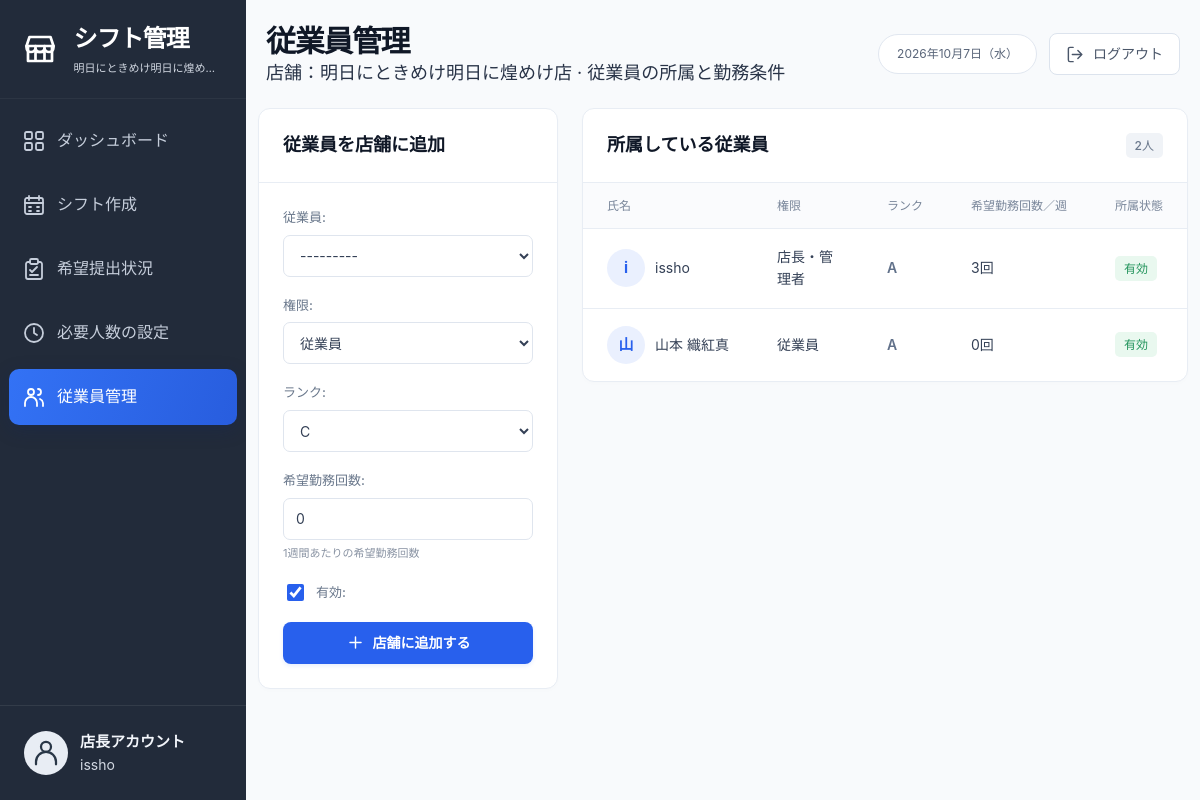
/manager/staff/ (signed in), run on the app's committed database.
### accounts/models.py (models this page shows, shortened)
class Store(models.Model):
    company = models.ForeignKey(
        Company,
        on_delete=models.CASCADE,
        related_name="stores",
    )
    name = models.CharField(max_length=100)
    created_at = models.DateTimeField(auto_now_add=True)

class User(AbstractUser):
    ROLE_CHOICES = [
        ("admin", "Admin"),
        ("staff", "Staff"),
    ]
    RANK_CHOICES = [
        ("A", "A"),
        ("B", "B"),
        ("C", "C"),
    ]
    last_name = models.CharField(
        "苗字",
        max_length=150,
        blank=True,
    )
    first_name = models.CharField(
        "名前",
        max_length=150,
        blank=True,
    )
    role = models.CharField(
        max_length=10,
        choices=ROLE_CHOICES,
        default="staff",
    )
    rank = models.CharField(
        max_length=1,
        choices=RANK_CHOICES,
        default="C",
    )
    desired_shifts_per_week = models.PositiveIntegerField(default=0)
    @property
    def full_name_japanese(self):
        full_name = f"{self.last_name} {self.first_name}".strip()
        return full_name or self.username

class StoreMembership(models.Model):
    ROLE_CHOICES = [
        ("manager", "Manager"),
        ("staff", "Staff"),
    ]
    RANK_CHOICES = [
        ("A", "A"),
        ("B", "B"),
        ("C", "C"),
    ]
    user = models.ForeignKey(
        User,
        on_delete=models.CASCADE,
        related_name="store_memberships",
    )
    store = models.ForeignKey(
        Store,
        on_delete=models.CASCADE,
        related_name="memberships",
    )
    role = models.CharField(
        max_length=20,
        choices=ROLE_CHOICES,
        default="staff",
    )
    rank = models.CharField(
        max_length=1,
        choices=RANK_CHOICES,
        default="C",
    )
    desired_shifts_per_week = models.PositiveIntegerField(default=0)
    is_active = models.BooleanField(default=True)
    created_at = models.DateTimeField(auto_now_add=True)
    class Meta:
        unique_together = ("user", "store")

### manager/views.py (the view)
# urls.py: path("staff/", manager_views.staff_list, name="manager_staff_list"),
@login_required
def staff_list(request):
    manager_membership = StoreMembership.objects.filter(
        user=request.user,
        role="manager",
        is_active=True,
    ).select_related("store").first()
    if manager_membership is None:
        messages.error(request, "管理できる店舗がありません。")
        return redirect("manager_dashboard")
    store = manager_membership.store
    if request.method == "POST":
        form = StoreMembershipForm(request.POST, store=store)
        if form.is_valid():
            membership = form.save(commit=False)
            membership.store = store
            membership.save()
            messages.success(request, "従業員を店舗に追加しました。")
            return redirect("manager_staff_list")
    else:
        form = StoreMembershipForm(store=store)
    memberships = StoreMembership.objects.filter(
        store=store,
    ).select_related("user").order_by(
        "role", "user__last_name", "user__first_name", "user__username"
    )
    return render(
        request,
        "manager/staff_list.html",
        {
            "store": store,
            "form": form,
            "memberships": memberships,
        },
    )

### manager/forms.py (shortened to what this page needs)
class StoreMembershipForm(forms.ModelForm):
    user = forms.ModelChoiceField(
        queryset=User.objects.all(),
        label="従業員",
    )
    class Meta:
        model = StoreMembership
        fields = [
            "user",
            "role",
            "rank",
            "desired_shifts_per_week",
            "is_active",
        ]
        labels = {
            "role": "権限",
            "rank": "ランク",
            "desired_shifts_per_week": "希望勤務回数",
            "is_active": "有効",
        }
    def __init__(self, *args, store=None, **kwargs):
        super().__init__(*args, **kwargs)
        self.store = store
        if store is not None:
            self.instance.store = store
        self.fields["user"].queryset = User.objects.order_by(
            "last_name", "first_name", "username"
        )
        self.fields["user"].label_from_instance = (
            lambda user: user.full_name_japanese
        )
        self.fields["role"].choices = [
            ("manager", "店長・管理者"),
            ("staff", "従業員"),
        ]
        self.fields["desired_shifts_per_week"].help_text = "1週間あたりの希望勤務回数"

### templates/manager/staff_list.html (shortened to what this page needs)
{% extends "manager/base.html" %}
{% block page_title %}従業員管理{% endblock %}
{% block page_subtitle %}店舗：{{ store.name }} · 従業員の所属と勤務条件{% endblock %}
{% block content %}
<div class="staff-layout">
  <section class="panel">
    <div class="panel-heading">
      <h2>従業員を店舗に追加</h2>
    </div>
    <form class="staff-form" method="post">
      {% for field in form %}
        <div class="field">
          {% if field.name == "is_active" %}
            <div class="staff-checkbox">{{ field }}{{ field.label_tag }}</div>
          {% else %}
            {{ field.label_tag }}
            {{ field }}
          {% endif %}
          {% if field.help_text %}<p class="staff-help">{{ field.help_text }}</p>{% endif %}
        </div>
      {% endfor %}
      <button class="button button-primary" type="submit">
        <svg class="icon" aria-hidden="true"><use href="#icon-plus"></use></svg>
        店舗に追加する
      </button>
    </form>
  </section>
  <section class="panel">
    <div class="panel-heading">
      <h2>所属している従業員</h2>
      <span class="status-badge badge-muted">{{ memberships|length }}人</span>
    </div>
    <div class="table-wrap">
      <table class="data-table">
        <thead>
          <tr>
            <th scope="col">氏名</th>
            <th scope="col">権限</th>
            <th scope="col">ランク</th>
            <th scope="col">希望勤務回数／週</th>
            <th scope="col">所属状態</th>
          </tr>
        </thead>
        <tbody>
          {% for membership in memberships %}
            <tr>
              <td><div class="staff-person"><span class="avatar" aria-hidden="true">{{ membership.user.full_name_japanese|slice:":1" }}</span>{{ membership.user.full_name_japanese }}</div></td>
              <td>{% if membership.role == "manager" %}店長・管理者{% else %}従業員{% endif %}</td>
              <td><span class="staff-rank">{{ membership.rank }}</span></td>
              <td>{{ membership.desired_shifts_per_week }}回</td>
              <td><span class="status-badge {% if membership.is_active %}badge-green{% else %}badge-muted{% endif %}">{% if membership.is_active %}有効{% else %}無効{% endif %}</span></td>
            </tr>
          {% empty %}
            <tr><td class="empty-state" colspan="5">所属している従業員はいません。</td></tr>
          {% endfor %}
        </tbody>
      </table>
    </div>
  </section>
</div>
{% endblock %}

### templates/manager/base.html (shortened to what this page needs)
{% load static i18n tz %}
<!doctype html>
<html lang="ja">
<head>
  <link rel="stylesheet" href="{% static 'manager/app.css' %}">
</head>
<body>
  <div class="app-shell">
    <aside class="sidebar" aria-label="{% block sidebar_label %}管理者メニュー{% endblock %}">
      <a class="brand" href="{% block brand_url %}{% url 'manager_dashboard' %}{% endblock %}">
        <span class="brand-mark"><svg class="icon" aria-hidden="true"><use href="#icon-store"></use></svg></span>
        <span class="brand-copy">
          <span class="brand-name">シフト管理</span>
          <span class="brand-store"{% if store %} title="{{ store.name }}"{% elif membership %} title="{{ membership.store.name }}"{% endif %}>{% block brand_store %}{{ store.name }}{% endblock %}</span>
        </span>
      </a>
      {% block sidebar_navigation %}
      {% with current_url=request.resolver_match.url_name %}
        <nav class="sidebar-nav" aria-label="メインナビゲーション">
          <a class="nav-link" href="{% url 'manager_dashboard' %}">
            <svg class="icon" aria-hidden="true"><use href="#icon-dashboard"></use></svg>
            <span>ダッシュボード</span>
          </a>
          <a class="nav-link{% if current_url == 'manager_shift_list' %} active{% endif %}" href="{% url 'manager_shift_list' %}"{% if current_url == 'manager_shift_list' %} aria-current="page"{% endif %}>
            <svg class="icon" aria-hidden="true"><use href="#icon-calendar"></use></svg>
            <span>シフト作成</span>
          </a>
          <a class="nav-link{% if current_url == 'manager_availability_list' %} active{% endif %}" href="{% url 'manager_availability_list' %}"{% if current_url == 'manager_availability_list' %} aria-current="page"{% endif %}>
            <svg class="icon" aria-hidden="true"><use href="#icon-clipboard"></use></svg>
            <span>希望提出状況</span>
          </a>
          <a class="nav-link{% if current_url == 'manager_requirement_list' %} active{% endif %}" href="{% url 'manager_requirement_list' %}"{% if current_url == 'manager_requirement_list' %} aria-current="page"{% endif %}>
            <svg class="icon" aria-hidden="true"><use href="#icon-clock"></use></svg>
            <span>必要人数の設定</span>
          </a>
          <a class="nav-link{% if current_url == 'manager_staff_list' %} active{% endif %}" href="{% url 'manager_staff_list' %}"{% if current_url == 'manager_staff_list' %} aria-current="page"{% endif %}>
            <svg class="icon" aria-hidden="true"><use href="#icon-users"></use></svg>
            <span>従業員管理</span>
          </a>
        </nav>
      {% endwith %}
      {% endblock %}
      <div class="sidebar-user">
        <span class="avatar sidebar-avatar" aria-hidden="true"><svg class="icon"><use href="#icon-user"></use></svg></span>
        <div class="sidebar-user-details">
          <strong>{% block sidebar_user_label %}店長アカウント{% endblock %}</strong>
          <span>{{ request.user.full_name_japanese }}</span>
        </div>
      </div>
    </aside>
    <main class="main-content" id="main-content">
      <header class="page-header">
        <div class="page-heading">
          <h1>{% block page_title %}ダッシュボード{% endblock %}</h1>
          <p class="page-subtitle">{% block page_subtitle %}店舗：{{ store.name }}{% endblock %}</p>
        </div>
        <div class="header-actions">
          <div class="header-date">
            <span>{% language 'ja' %}{% if selected_date %}{{ selected_date|date:'Y年n月j日（D）' }}{% else %}{% timezone 'Asia/Tokyo' %}{% now 'Y年n月j日（D）' %}{% endtimezone %}{% endif %}{% endlanguage %}</span>
          </div>
          <form method="post" action="{% url 'logout' %}">
            <button class="button button-secondary logout-button" type="submit">
              <svg class="icon" aria-hidden="true"><use href="#icon-logout"></use></svg>
              <span>ログアウト</span>
            </button>
          </form>
        </div>
      </header>
      <div class="page-content">
        {% block content %}{% endblock %}
      </div>
    </main>
  </div>
</body>
</html>

### templates/manager/staff_list.html (style rules this page uses)
.staff-layout { display: grid; grid-template-columns: 300px minmax(0, 1fr); gap: 24px; align-items: start; }
.staff-form { padding: 24px; }
.staff-form .field { margin-bottom: 18px; }
.staff-form .button { width: 100%; }
.staff-checkbox { display: flex; align-items: center; gap: 9px; }
.staff-checkbox label { margin: 0; }
.staff-checkbox input { width: 16px; height: 16px; }
.staff-person { display: flex; align-items: center; gap: 10px; white-space: nowrap; }
.staff-rank { color: #61718a; font-weight: 600; }
.staff-help { margin: 5px 0 0; color: #8993a3; font-size: 11px; }

### data on the page
Store: name "明日にときめけ明日に煌め…", name "明日にときめけ明日に煌めけ店"
User: user.full_name_japanese "issho"
StoreMembership: user.full_name_japanese "i", user.full_name_japanese "issho", role "店長・管理者", rank "A", desired_shifts_per_week "3", is_active "有効"
StoreMembership: user.full_name_japanese "山", user.full_name_japanese "山本 織紅真", role "従業員", rank "A", desired_shifts_per_week "0", is_active "有効"

### other printed values
{{ field.label_tag }} "従業員:" "権限:" "ランク:" "希望勤務回数:"
{{ field.help_text }} "1週間あたりの希望勤務回数"
{{ field.label_tag }} "有効:"
{{ memberships|length }} "2"
